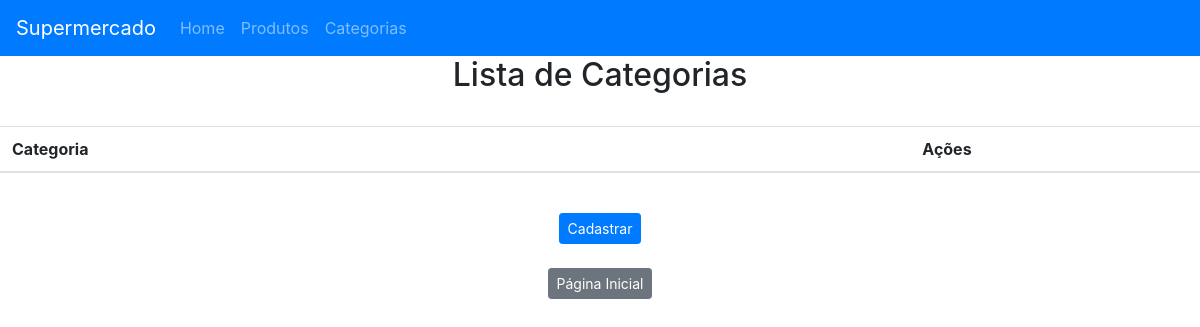
Before: /categorias/ with the older database file.
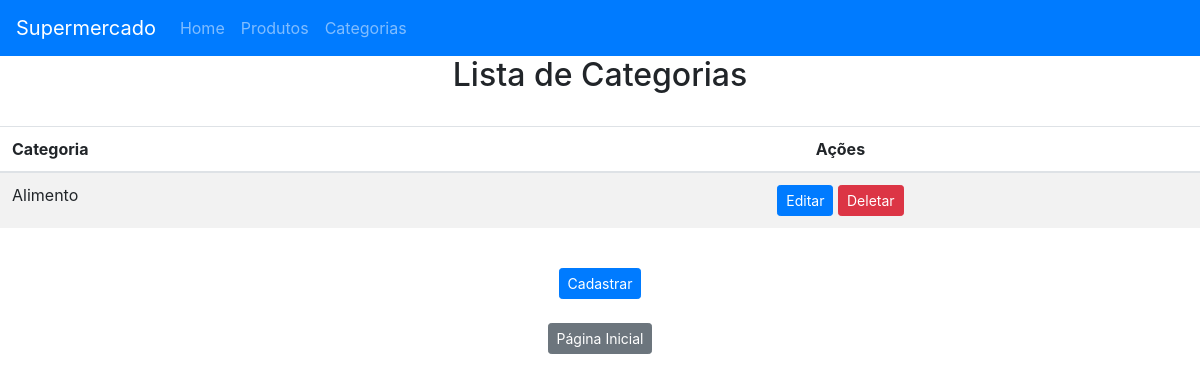
After: the same page with the newer database file.
### appProdutos/models.py (models this page shows, shortened)
class Categoria(models.Model):
    nome = models.CharField(max_length=100)
    dt_create = models.DateTimeField(auto_now_add=True)

### appProdutos/views.py (the view)
# urls.py: path('categorias/', listCategoria, name='categoria_list'),
def listCategoria(request):
    categorias = Categoria.objects.all()
    return render(request, 'categoria/list.html', {'categorias': categorias})

### templates/categoria/list.html
{% extends '../base.html' %}
{% block content %}
  <div class="container-fluid">
    <div class="text-center">
      <h2>Lista de Categorias</h2>
    </div>
  </div>
  <div class="text-center">
    <br>
    <table class="table table-striped">
      <thead>
        <tr>
          <th>Categoria</th>
          <th class="text-center">Ações</th>
        </tr>
      </thead>
      <tbody>
        {% for categoria in categorias %}
        <tr>
          <td>{{ categoria.nome }}</td>
          <td class="text-center">
            <a type="button" class="btn btn-primary btn-sm" href="{% url 'categoria_update' categoria.id %}">Editar</a>
            <a type="button" class="btn btn-danger btn-sm" href="{% url 'categoria_delete' categoria.id %}">Deletar</a>
          </td>
        </tr>
        {% endfor  %}
      </tbody>
    </table>
    <br>
  </div>
  <div class="text-center">
    <a href="{% url 'categoria_create' %}">
      <button type="button" class="btn btn-primary btn-sm">Cadastrar</button>
    </a>
    <br> <br>
    <a href="{% url 'home' %}">
      <button type="button" class="btn btn-secondary btn-sm">Página Inicial</button>
    </a>
  </div>
{% endblock %}

Changed rows visible on the page:
added Categoria: nome "Alimento"
